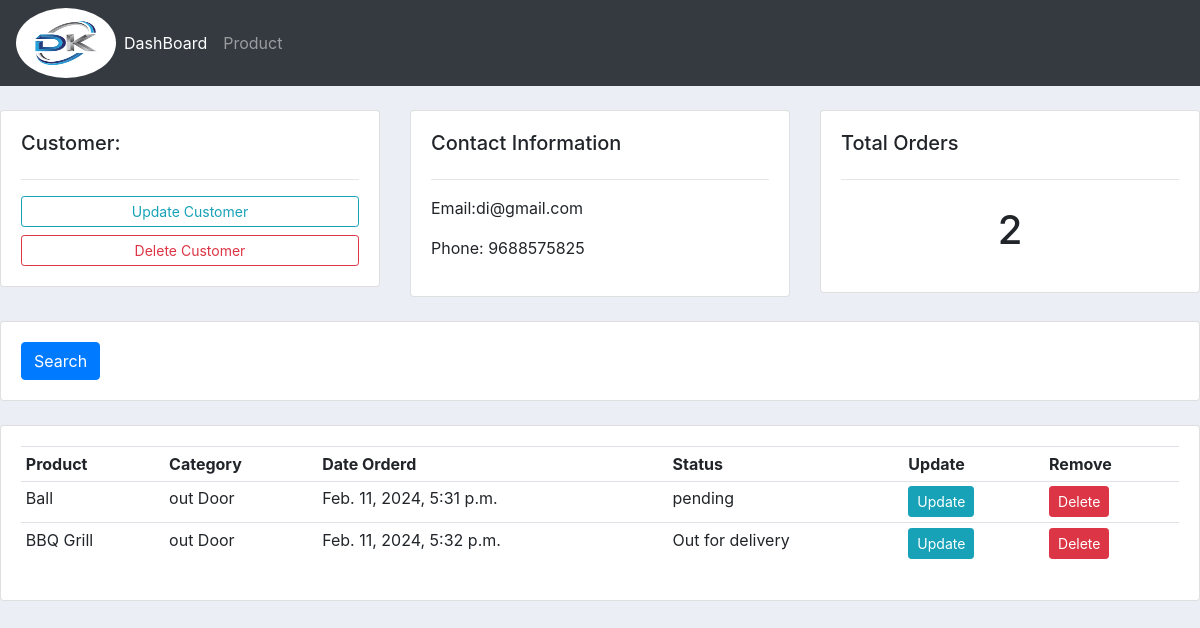
Page /Customer/1/ on the committed database.
### account/models.py (models this page shows, shortened)
class Customer(models.Model):
    name=models.CharField(max_length=200,null=True)
    phone=models.IntegerField(null=True)
    emil=models.EmailField(max_length=200,null=True)
    date_created=models.DateTimeField(auto_now_add=True ,null=True)

class Order(models.Model):
    STATUS=(
        ('pending','pending'),
        ('Out for delivery','Out for delivery'),
        ('Delivered', 'Delivered'),
    )
    customer=models.ForeignKey(Customer,null=True,on_delete=models.SET_NULL)
    product=models.ForeignKey(Product,null=True,on_delete=models.SET_NULL)
    data_created=models.DateTimeField(auto_now_add=True ,null=True)
    status=models.CharField(max_length=200,null=True ,choices=STATUS)

class Product(models.Model):
    CATEGORY = (
        ('Indoor','indoor'),
        ('out Door','out Door'),
    )
    name= models.CharField(max_length=200,null=True)
    price=models.FloatField(null=True)
    category=models.CharField(max_length=200,null=True, choices=CATEGORY)
    description=models.CharField(max_length=200,null=True ,blank=True)
    data_created=models.DateTimeField(auto_now_add=True ,null=True)
    tags=models.ManyToManyField(Tag)
    def __str__(self):
        return self.name

### account/views.py (the view)
# urls.py: path('Customer/<str:pk>/',views.customer,name="customer1"),
def customer(request,pk):
    cus = Customer.objects.get(id=pk)
    ord=cus.order_set.all()
    to_ord=ord.count()
    context={
        'cus1':cus,
        'ord1':ord,
        'to_or':to_ord
    }
    return render(request,'accounts/customer.html',context)

### account/templates/accounts/customer.html
{% extends "accounts/base.html" %}
{% block content %}
<br>
    <div class="row">
        <div class="col-md">
            <div class="card card-body">
                <h5>Customer:</h5>
                <hr>
                <a class="btn btn-outline-info btn-sm btn-block" href="">Update Customer</a>
                <a class="btn btn-outline-danger btn-sm btn-block" href="">Delete Customer</a>
            </div>
        </div>
    <div class="col-md">
        <div class="card card-body">
            <h5>Contact Information</h5>
            <hr>
            <p>Email:{{cus1.emil}} </p>
            <p>Phone: {{cus1.phone}}</p>
        </div>
    </div>
    <div class="col-md">
        <div class="card card-body">
            <h5>Total Orders</h5>
            <hr>
            <h1 style="text-align: center; padding: 10px">{{to_or}}</h1>
        </div>
    </div>
</div>
<br>
<div class="row">
    <div class="col">
        <div class="card card-body">
            <form method="get">
            <button class="btn btn-primary" type="submit">Search</button>
            </form>
        </div>
    </div>
</div>
<br>
<div class="row">
    <div class="col-md">
        <div class="card card-body">
            <table class="table table-sm">
            <tr>
                <th>Product</th>
                <th>Category</th>
                <th>Date Orderd</th>
                <th>Status</th>
                <th>Update</th>
                <th>Remove</th>
            </tr>
            {% for i in ord1 %}
            <tr>
                <td>{{i.product}}</td>
                <td>{{i.product.category}}</td>
                <td>{{i.data_created}}</td>
                <td>{{i.status}}</td>
                <td><a class="btn btn-sm btn-info" href="{% url "Form_update" i.id %}">Update</a></td>
                <td><a a class="btn btn-sm btn-danger" href="{% url "Deleteform" i.id %}">Delete</a></td>
            </tr>
            {% endfor %}
        </table>
        </div>
    </div>
</div>
{% endblock content %}

### static/css/main.css (style rules this page uses)
body { background-color: #ebeff5; }

### rows in the picture
Customer: emil "di@gmail.com", phone "9688575825"
Order: product "Ball", product.category "out Door", data_created "Feb. 11, 2024, 5:31 p.m.", status "pending"
Order: product "BBQ Grill", product.category "out Door", data_created "Feb. 11, 2024, 5:32 p.m.", status "Out for delivery"

### other values in the picture
{{ to_or }} "2"
